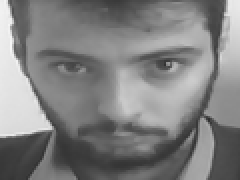
#> input picture qbo_face_recognition/data/1_marco10.pgm, 120 x 90 px (shown 2 times larger)
$ python -i qbo_adVision.py   (imports and definitions only)
#> lines starting #> are read from the running program, lines starting #| are printed output that depends on the picture; after the words box and inside, x2 and y2 are one past the last pixel; in counts of white or black regions, pixels touching at a corner belong together
#> further down, picture is the input picture: shape (90, 120, 3); min 47, max 246, mean 128.6
#!/usr/bin/python

import time
import thread
import cv2
import signal
import sys


class EdgeDetector(object):
	def __init__(self):
		signal.signal(signal.SIGINT,self.close)
		self.frames = {}	#keys->timestamps, values->frames
		self.lowTh = 35	#from pyimagesearch
		self.highTh = 125

	# [38 lines left out: functions getFrame, edges, not called in this run]


	def find_marker(self,frame):
		gray = cv2.cvtColor(frame, cv2.COLOR_BGR2GRAY)
		gray = cv2.GaussianBlur(gray,(5,5), 0)
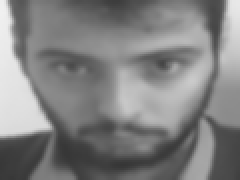
#> gray: shape (90, 120) (shown 2 times larger); min 54, max 240, mean 128.6
		edged = cv2.Canny(gray,35, 125)
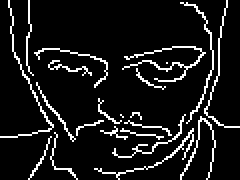
#> edged: shape (90, 120) (shown 2 times larger); 9.5% white in thin lines or dots
		(cnts, _) = cv2.findContours(edged.copy(), cv2.RETR_LIST,cv2.CHAIN_APPROX_SIMPLE)
#> cnts = 23 contours, 22 with area under 20; largest, box (x1, y1, x2, y2) and area: (61, 23, 103, 41) 22
		c = max(cnts, key = cv2.contourArea)
#> c = contour of 105 points, box (x1, y1, x2, y2) (61, 23, 103, 41), area 22
		return cv2.minAreaRect(c)

	def distance(self, knownW,focalL, pixelW):
		return (knownW * focalL) / pixelW

	def focalLength(self,pixelPerWidth, knownDistance,  knownWidth):
		return pixelPerWidth * knownDistance/knownWidth


	def close(self):
		sys.exit(0)


# [31 lines not run here, left out]


>>> import cv2
>>> picture = cv2.imread('../../qbo_face_recognition/data/1_marco10.pgm')
>>> result = EdgeDetector().find_marker(picture)
#> result = ((81.5, 31.5), (17, 41), -90)

$ run again, on qbo_face_recognition/data/1_marco16.pgm
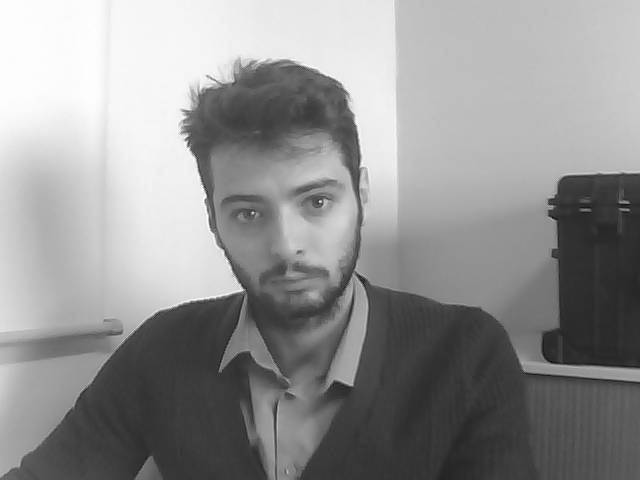
#> input picture qbo_face_recognition/data/1_marco16.pgm, 640 x 480 px
#> picture is the input picture: shape (480, 640, 3); min 10, max 254, mean 146
#> in find_marker, `edged = cv2.Canny(gray,35, 125)`:
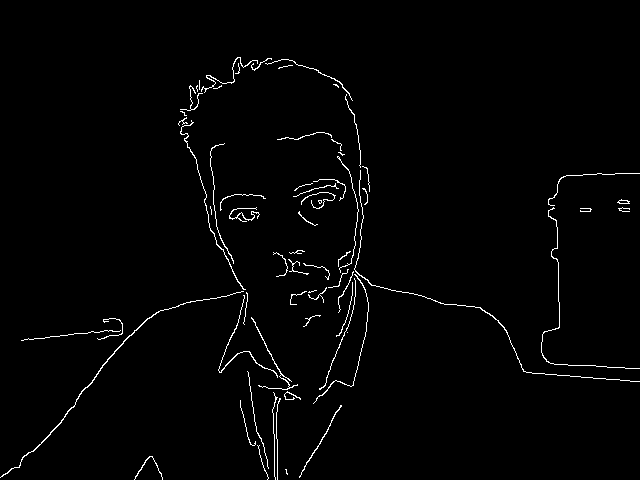
#> edged: shape (480, 640); 1.6% white in thin lines or dots, all inside (x1, y1, x2, y2) = (0, 57, 640, 480)
#> cnts = 69 contours, 56 with area under 20; largest, box (x1, y1, x2, y2) and area: (0, 291, 244, 478) 132, (180, 120, 246, 290) 46, (218, 295, 278, 378) 42, (354, 170, 640, 382) 42, (251, 317, 298, 390) 40
#> c = contour of 242 points, box (x1, y1, x2, y2) (0, 291, 244, 478), area 132
#> result = ((110.9, 370.6), (306, 38.08), -38.16)
